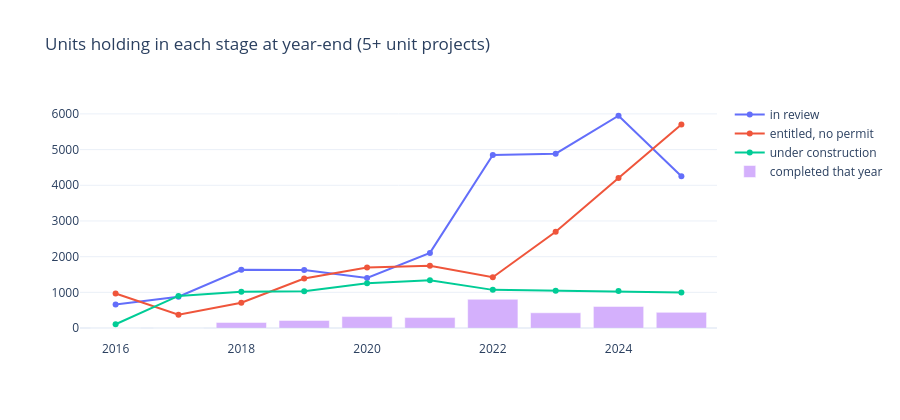

Here is the notebook cell this chart was saved with:
### Markdown cell above
## Part 2d — The pipeline's shape over time

📝 **Plan.** John's questions: *as time went forward, did entitled projects slow down in applying for building
permits? Did the pipeline tighten, or hold more projects and more units at each stage?* Two derived tables from v4's
dates — the first building-permit **application** (the earliest submission on the project's master or phase permit),
and each year-end's census of projects and units by stage (an abandoned project leaves at the date of its Withdrawn /
Void task).

### Code cell
con = sqlite3.connect(f"file:{res['v4_path']}?mode=ro", uri=True)
P = pp.pipeline_dates(con)
speed = pd.DataFrame(pp.apply_speed(P))
display(speed)
shape = pd.DataFrame(pp.pipeline_shape(P))
display(shape)
try:
    import plotly.graph_objects as go
    fig = go.Figure()
    for s_ in ('in review', 'entitled, no permit', 'under construction'):
        fig.add_scatter(x=shape['year'], y=shape[s_ + ' units'], name=s_, mode='lines+markers')
    fig.add_bar(x=shape['year'], y=shape['completed that year units'], name='completed that year', opacity=0.5)
    fig.update_layout(title='Units holding in each stage at year-end (5+ unit projects)', template='plotly_white', height=420)
    fig.show()
except ImportError:
    pass

### Figure 1 — Plotly figure (JSON) as saved in the notebook; plotly's stock layout.template omitted (floating-point values rounded to 4 significant figures)
{"data": [{"mode": "lines+markers", "name": "in review", "type": "scatter", "x": [2016, 2017, 2018, 2019, 2020, 2021, 2022, 2023, 2024, 2025], "y": [663, 877, 1631, 1630, 1404, 2106, 4851, 4885, 5948, 4251]}, {"mode": "lines+markers", "name": "entitled, no permit", "type": "scatter", "x": [2016, 2017, 2018, 2019, 2020, 2021, 2022, 2023, 2024, 2025], "y": [970, 376, 710, 1387, 1695, 1747, 1425, 2699, 4204, 5703]}, {"mode": "lines+markers", "name": "under construction", "type": "scatter", "x": [2016, 2017, 2018, 2019, 2020, 2021, 2022, 2023, 2024, 2025], "y": [107, 901, 1014, 1032, 1254, 1337, 1070, 1047, 1037, 995]}, {"name": "completed that year", "opacity": 0.5, "type": "bar", "x": [2016, 2017, 2018, 2019, 2020, 2021, 2022, 2023, 2024, 2025], "y": [0, 0, 158, 213, 322, 294, 807, 428, 605, 440]}], "layout": {"height": 420, "title": {"text": "Units holding in each stage at year-end (5+ unit projects)"}}}
